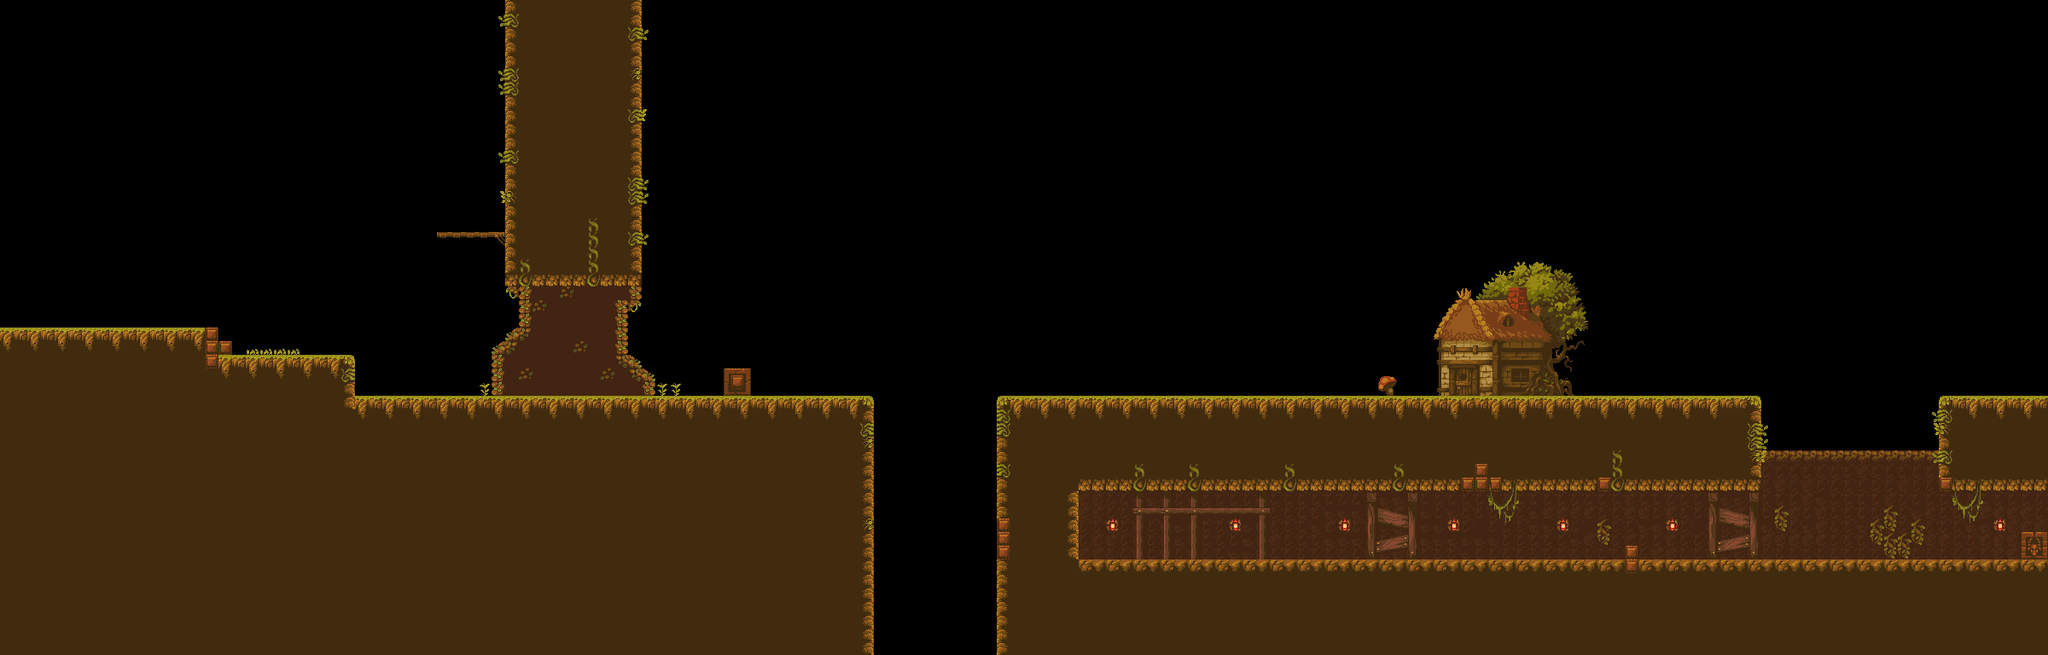

Rendered tile map (Tiled .tmx) drawn with the repository's tilesets; below, a short description and the map source with its tile grids summarised:
An orthogonal 150x48 tile map with 16x16 px tiles, 3 tile layers (background, solid, foreground).

<map version="1.2" tiledversion="1.2.4" orientation="orthogonal" renderorder="right-down" width="150" height="48" tilewidth="16" tileheight="16" infinite="0" nextlayerid="10" nextobjectid="1">
 <tileset firstgid="1" source="forest.tsx" />
 <layer id="5" name="background" width="150" height="48">
  <data>[7200 cells, 2699 non-empty, 171 distinct tile ids]</data>
 </layer>
 <layer id="2" name="solid" width="150" height="48">
  <data>[7200 cells, 464 non-empty, 19 distinct tile ids]</data>
 </layer>
 <layer id="7" name="foreground" width="150" height="48">
  <data>[7200 cells, 38 non-empty, 25 distinct tile ids]</data>
 </layer>
</map>